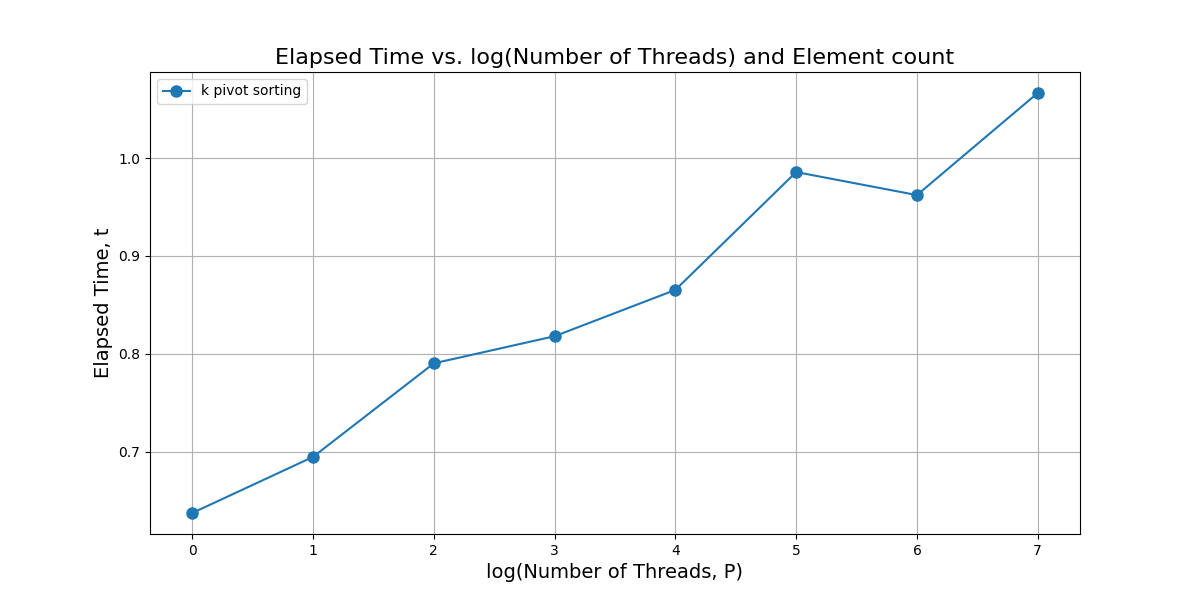

This chart was generated by the following Python code:
import matplotlib.pyplot as plt
import numpy as np



execution_data = [
    {'k pivot sorting':[0.637168, 0.694559, 0.79019, 0.817929, 0.865297, 0.985766, 0.962246, 1.06661]}
]

thread_counts = [1, 2, 4, 8, 16, 32, 64, 128]
log_thread_counts = np.log2(thread_counts) 

for i, execution_times in enumerate(execution_data, start=1):
    plt.figure(figsize=(12, 6))
    
    for label, times in execution_times.items():
        plt.plot(log_thread_counts, times, marker='o', linestyle='-', markersize=8, label=label)

    plt.title("Elapsed Time vs. log(Number of Threads) and Element count", fontsize=16)
    plt.xlabel("log(Number of Threads, P)", fontsize=14)
    plt.ylabel("Elapsed Time, t", fontsize=14)
    plt.grid(True)
    plt.legend()

    filename = f"execution_plot_{i}.png"
    plt.savefig(filename)
    plt.close()

    print(f"Plot saved as {filename}")
